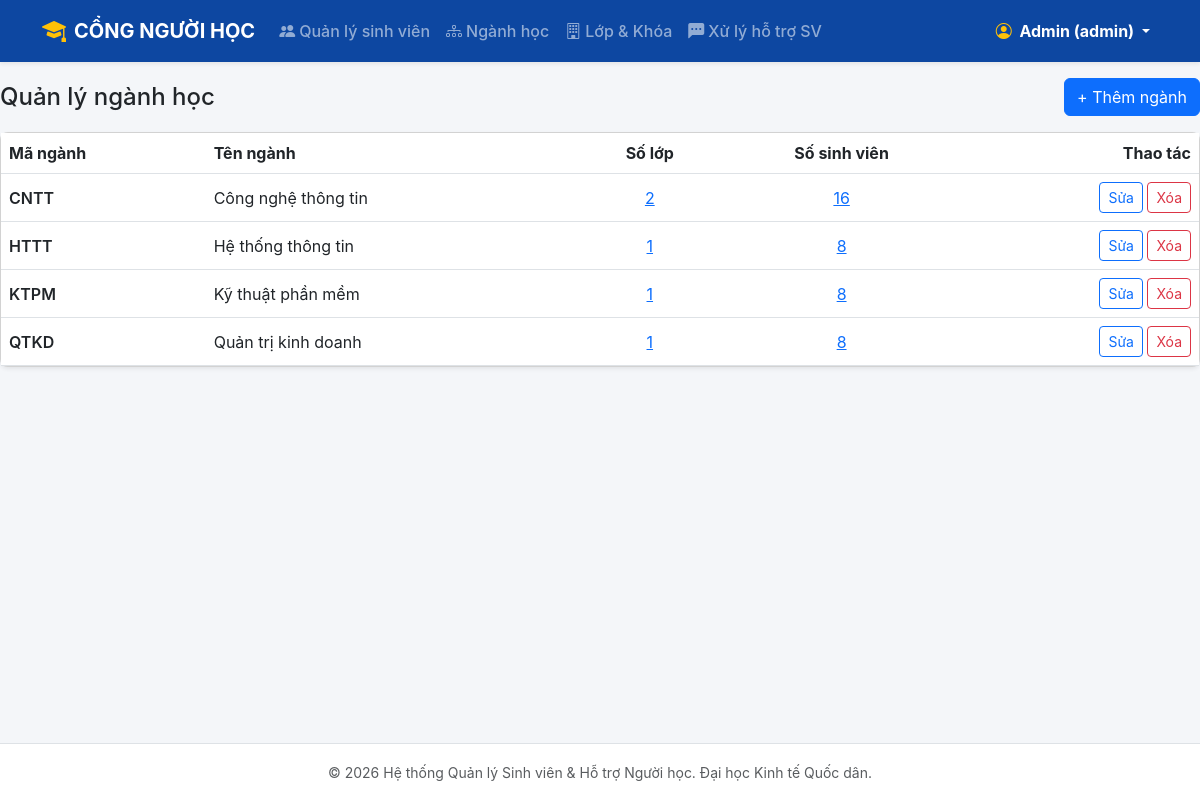
/catalog/nganh (signed in), run on the app's committed database.
### tables this page shows
CREATE TABLE TaiKhoan (
    id INTEGER PRIMARY KEY AUTOINCREMENT,
    username TEXT NOT NULL UNIQUE,
    password_hash TEXT NOT NULL,
    vai_tro TEXT NOT NULL CHECK (vai_tro IN ('student', 'support_staff', 'admin')),
    ho_ten TEXT,
    sinh_vien_id INTEGER UNIQUE REFERENCES SinhVien(id) ON DELETE CASCADE
);

CREATE TABLE NganhHoc (
    id INTEGER PRIMARY KEY AUTOINCREMENT,
    ma_nganh TEXT NOT NULL UNIQUE,
    ten_nganh TEXT NOT NULL
);

### catalog.py (the view)
@catalog_bp.route("/nganh")
@roles_required("admin")
def nganh_list():
    rows = get_db().execute(
        """SELECT n.*,
                  (SELECT COUNT(*) FROM Lop l WHERE l.nganh_id = n.id) AS so_lop,
                  (SELECT COUNT(*) FROM SinhVien sv JOIN Lop l ON l.id = sv.lop_id
                    WHERE l.nganh_id = n.id) AS so_sv
           FROM NganhHoc n ORDER BY n.ma_nganh""").fetchall()
    return render_template("catalog/nganh.html", nganh_list=rows)

### auth.py (called while the page is built)
@auth_bp.before_app_request
def load_logged_in_user():
    user_id = session.get("user_id")
    if user_id is None:
        g.user = None
    else:
        db = get_db()
        g.user = db.execute(
            "SELECT id, username, vai_tro, ho_ten, sinh_vien_id FROM TaiKhoan WHERE id = ?",
            (user_id,)
        ).fetchone()

def roles_required(*roles):
    def decorator(view):
        @functools.wraps(view)
        def wrapped_view(**kwargs):
            if g.user is None:
                flash("Vui lòng đăng nhập để tiếp tục.", "warning")
                return redirect(url_for("auth.login"))
            if g.user["vai_tro"] not in roles:
                flash("Bạn không có quyền truy cập vào chức năng hoặc trang này.", "danger")
                if g.user["vai_tro"] == "student":
                    return redirect(url_for("portal.profile"))
                return redirect(url_for("students.list_students"))
            return view(**kwargs)
        return wrapped_view
    return decorator

### models.py (called while the page is built)
def connect(path):
    conn = sqlite3.connect(path)
    conn.row_factory = sqlite3.Row
    conn.execute("PRAGMA foreign_keys = ON")
    conn.create_function("norm", 1, normalize, deterministic=True)
    return conn

def get_db():
    if "db" not in g:
        g.db = connect(current_app.config["DATABASE"])
    return g.db

### templates/catalog/nganh.html (shortened to what this page needs)
{% extends "base.html" %}
{% block content %}
<div class="d-flex justify-content-between align-items-center mb-3">
  <h1 class="h4 mb-0">Quản lý ngành học</h1>
  <button class="btn btn-primary" data-bs-toggle="modal" data-bs-target="#catalogModal" data-title="Thêm ngành học">+ Thêm ngành</button>
</div>
<div class="card shadow-sm">
  <div class="table-responsive">
    <table class="table table-hover align-middle mb-0">
      <thead>
        <tr><th>Mã ngành</th><th>Tên ngành</th><th class="text-center">Số lớp</th><th class="text-center">Số sinh viên</th><th class="text-end">Thao tác</th></tr>
      </thead>
      <tbody>
        {% for n in nganh_list %}
        <tr>
          <td class="fw-semibold">{{ n.ma_nganh }}</td>
          <td>{{ n.ten_nganh }}</td>
          <td class="text-center"><a href="{{ url_for('catalog.lop_list') }}">{{ n.so_lop }}</a></td>
          <td class="text-center"><a href="{{ url_for('students.list_students', nganh_id=n.id) }}">{{ n.so_sv }}</a></td>
          <td class="text-end text-nowrap">
            <button class="btn btn-sm btn-outline-primary" data-bs-toggle="modal" data-bs-target="#catalogModal"
                    data-title="Sửa ngành học"
                    data-fill='{{ {"id": n.id, "ma_nganh": n.ma_nganh, "ten_nganh": n.ten_nganh}|tojson }}'>Sửa</button>
            <form method="post" action="{{ url_for('catalog.nganh_delete', nganh_id=n.id) }}" class="d-inline"
                  data-confirm="Xóa ngành {{ n.ten_nganh }}?">
              <button class="btn btn-sm btn-outline-danger">Xóa</button>
            </form>
          </td>
        </tr>
        {% else %}
        <tr><td colspan="5" class="text-center text-muted py-5">Chưa có ngành học nào.</td></tr>
        {% endfor %}
      </tbody>
    </table>
  </div>
</div>
{% endblock %}

### templates/base.html (shortened to what this page needs)
<!DOCTYPE html>
<html lang="vi">
<head>
    <link href="https://cdn.jsdelivr.net/npm/bootstrap@5.3.0/dist/css/bootstrap.min.css" rel="stylesheet">
    <link rel="stylesheet" href="https://cdn.jsdelivr.net/npm/bootstrap-icons@1.11.1/font/bootstrap-icons.css">
</head>
<body>
    <nav class="navbar navbar-expand-lg navbar-dark navbar-neu shadow-sm sticky-top">
        <div class="container">
            <a class="navbar-brand fw-bold d-flex align-items-center" href="{{ url_for('home') }}">
                <i class="bi bi-mortarboard-fill me-2 fs-4 text-warning"></i> CỔNG NGƯỜI HỌC
            </a>
            <div class="collapse navbar-collapse" id="navbarNav">
                <ul class="navbar-nav me-auto mb-2 mb-lg-0">
                    {% if g.user %}
                        {% if g.user.vai_tro == 'student' %}
                            <li class="nav-item">
                                <a class="nav-link" href="{{ url_for('portal.profile') }}"><i class="bi bi-person-circle me-1"></i>Hồ sơ cá nhân</a>
                            </li>
                            <li class="nav-item">
                                <a class="nav-link" href="{{ url_for('portal.curriculum') }}"><i class="bi bi-journal-text me-1"></i>Chương trình đào tạo</a>
                            </li>
                            <li class="nav-item">
                                <a class="nav-link" href="{{ url_for('portal.finance') }}"><i class="bi bi-credit-card me-1"></i>Tài chính sinh viên</a>
                            </li>
                            <li class="nav-item">
                                <a class="nav-link" href="{{ url_for('portal.support') }}"><i class="bi bi-headset me-1"></i>Hỗ trợ & Thắc mắc</a>
                            </li>
                        {% else %}
                            <li class="nav-item">
                                <a class="nav-link" href="{{ url_for('students.list_students') }}"><i class="bi bi-people-fill me-1"></i>Quản lý sinh viên</a>
                            </li>
                            {% if g.user.vai_tro == 'admin' %}
                            <li class="nav-item">
                                <a class="nav-link" href="{{ url_for('catalog.nganh_list') }}"><i class="bi bi-diagram-3 me-1"></i>Ngành học</a>
                            </li>
                            <li class="nav-item">
                                <a class="nav-link" href="{{ url_for('catalog.lop_list') }}"><i class="bi bi-building me-1"></i>Lớp & Khóa</a>
                            </li>
                            {% endif %}
                            <li class="nav-item">
                                <a class="nav-link" href="{{ url_for('portal.support') }}"><i class="bi bi-chat-left-dots-fill me-1"></i>Xử lý hỗ trợ SV</a>
                            </li>
                        {% endif %}
                    {% endif %}
                </ul>
                <ul class="navbar-nav ms-auto">
                    {% if g.user %}
                        <li class="nav-item dropdown">
                            <a class="nav-link dropdown-toggle text-white fw-bold" href="#" id="userDrop" role="button" data-bs-toggle="dropdown">
                                <i class="bi bi-person-circle me-1 text-warning"></i>
                                {% if g.user.vai_tro == 'student' %}
                                    {{ g.user.ho_ten }}
                                {% elif g.user.vai_tro == 'admin' %}
                                    Admin ({{ g.user.username }})
                                {% else %}
                                    Nhân viên hỗ trợ ({{ g.user.username }})
                                {% endif %}
                            </a>
                        </li>
                    {% else %}
                        <li class="nav-item"><a class="nav-link" href="{{ url_for('auth.login') }}">Đăng nhập</a></li>
                    {% endif %}
                </ul>
            </div>
        </div>
    </nav>
    <main>
        {% block content %}{% endblock %}
    </main>
    <footer class="text-center py-3 text-muted border-top bg-white mt-auto">
        <div class="container">
            <small>© 2026 Hệ thống Quản lý Sinh viên & Hỗ trợ Người học. Đại học Kinh tế Quốc dân.</small>
        </div>
    </footer>
</body>
</html>

### templates/base.html (style rules this page uses)
html, body { height: 100%; }
body { background-color: #f4f6f9; font-family: -apple-system, BlinkMacSystemFont, "Segoe UI", Roboto, sans-serif; display: flex; flex-direction: column; min-height: 100vh; }
.navbar-neu { background-color: #0d47a1; }
.nav-link { font-weight: 500; }
.card { border-radius: 8px; }
main { flex: 1 0 auto; }
footer { flex-shrink: 0; }

### data on the page
TaiKhoan: user.username "admin"
NganhHoc: ma_nganh "CNTT", ten_nganh "Công nghệ thông tin", so_lop "2", so_sv "16"
NganhHoc: ma_nganh "HTTT", ten_nganh "Hệ thống thông tin", so_lop "1", so_sv "8"
NganhHoc: ma_nganh "KTPM", ten_nganh "Kỹ thuật phần mềm", so_lop "1", so_sv "8"
NganhHoc: ma_nganh "QTKD", ten_nganh "Quản trị kinh doanh", so_lop "1", so_sv "8"
